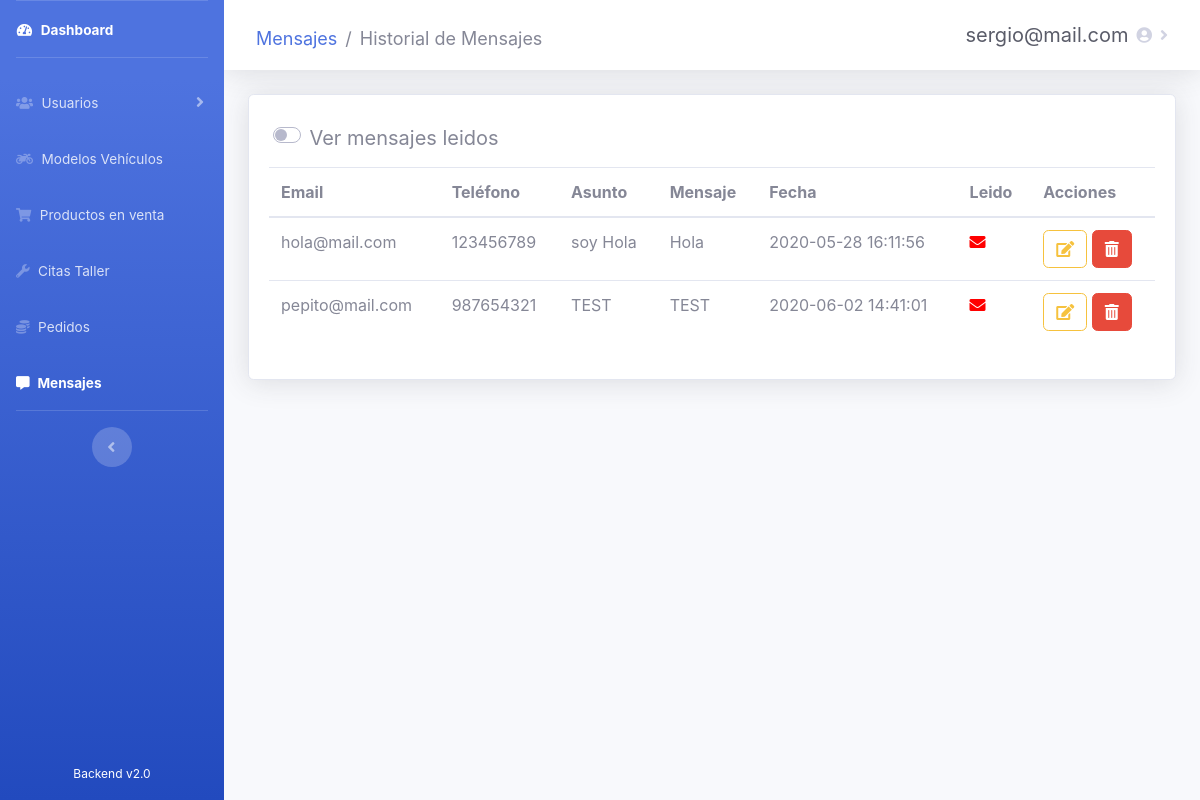
Page /admin/messages/mensajes.php (signed in) on the committed database.
### tables this page shows
CREATE TABLE `usuarios` (
  `id_usuario` int(10) NOT NULL,
  `email` varchar(20) NOT NULL,
  `password` varchar(60) DEFAULT NULL,
  `nombre` varchar(30) DEFAULT NULL,
  `apellidos` varchar(60) DEFAULT NULL,
  `direccion` varchar(100) DEFAULT NULL,
  `localidad` varchar(30) DEFAULT NULL,
  `provincia` int(10) DEFAULT NULL,
  `cp` int(5) DEFAULT NULL,
  `telefono` int(15) DEFAULT NULL,
  `is_admin` tinyint(1) DEFAULT 0,
  `registrado` tinyint(1) DEFAULT 1
);

CREATE TABLE `mensajes` (
  `id_mensaje` int(10) NOT NULL,
  `id_usuario` int(10) NOT NULL,
  `asunto` varchar(100) NOT NULL,
  `fecha` datetime NOT NULL,
  `mensaje` varchar(250) NOT NULL,
  `leido` tinyint(1) DEFAULT 0
);

### admin/messages/mensajes.php (the view, shortened to what this page needs)
<?php
require_once('../recursos/conexionBD.php');
if (!isset($_SESSION['usuario']) and $_SESSION['estado'] != 'Autenticado') {
    header('Location: ../administrar.php');
} else {
    $usuario = $_SESSION['usuario'];
}
?>
<!DOCTYPE html>
<html lang="es">
<head>
    <link rel="stylesheet" href="https://use.fontawesome.com/releases/v5.11.2/css/all.css">
    <link href="../../css/sidebar-admin.css" rel="stylesheet">
    <link rel="stylesheet" type="text/css" href="https://cdn.datatables.net/v/bs4/dt-1.10.21/b-1.6.2/r-2.2.4/datatables.min.css" />
</head>
<body id="page-top">
    <div id="wrapper">
        <ul class="navbar-nav bg-gradient-primary sidebar sidebar-dark accordion" id="accordionSidebar">
            <div class="navbar-nav" style="height: 95%">
                <li class="nav-item active">
                    <a class="nav-link" href="../dashboard.php">
                        <i class="fas fa-fw fa-tachometer-alt"></i>
                        <span>Dashboard</span>
                    </a>
                </li>
                <hr class="sidebar-divider">
                <li class="nav-item">
                    <a class="nav-link collapsed" href="#" data-toggle="collapse" data-target="#collapse3" aria-expanded="true" aria-controls="collapse3">
                        <i class="fas fa-users"></i>
                        <span>Usuarios</span>
                    </a>
                </li>
                <li class="nav-item">
                    <a class="nav-link" href="../vehicles/vehiculos.php">
                        <i class="fas fa-motorcycle"></i>
                        <span>Modelos Vehículos</span>
                    </a>
                </li>
                <li class="nav-item">
                    <a class="nav-link" href="../products/productos.php">
                        <i class="fas fa-shopping-cart"></i>
                        <span>Productos en venta</span>
                    </a>
                </li>
                <li class="nav-item">
                    <a class="nav-link" href="../tasks/citas.php">
                        <i class="fas fa-wrench"></i>
                        <span>Citas Taller</span>
                    </a>
                </li>
                <li class="nav-item">
                    <a class="nav-link" href="../sales/pedidos.php">
                        <i class="fas fa-coins"></i>
                        <span>Pedidos</span>
                    </a>
                </li>
                <li class="nav-item active">
                    <a class="nav-link" href="#">
                        <i class="fas fa-comment-alt"></i>
                        <span>Mensajes</span>
                    </a>
                </li>
                <hr class="sidebar-divider d-none d-md-block">
                <div class="text-center d-none d-md-inline">
                    <button class="rounded-circle border-0" id="sidebarToggle"></button>
                </div>
            </div>
            <div class="text-center">
                <div class="container">
                    <span style="color: white; font-size: 12px">Backend v2.0</span>
                </div>
            </div>
        </ul>
        <div id="content-wrapper" class="d-flex flex-column">
            <div id="content" style="max-height: 100%">
                <nav class="navbar navbar-expand navbar-light bg-white topbar mb-4 static-top shadow">
                    <nav aria-label="breadcrumb">
                        <ol class="breadcrumb">
                            <li class="breadcrumb-item"><a href="#"> Mensajes</a></li>
                            <li class="breadcrumb-item active" aria-current="page">Historial de Mensajes</li>
                        </ol>
                    </nav>
                    <ul class="navbar-nav ml-auto">
                        <li class="nav-item dropdown">
                            <a class="nav-link dropdown-toggle" href="#" id="usuarioDropdown" role="button" data-toggle="dropdown" aria-haspopup="true" aria-expanded="false">
                                <span class="mr-2 d-none d-lg-inline text-gray-800 medium" style="font-size: 20px"><?php print($usuario) ?></span>
                                <i class="fas fa-user-circle"></i>
                            </a>
                        </li>
                    </ul>
                </nav>
                <div class="container-fluid">
                    <div class="card shadow mb-4">
                        <div class="card-body">
                            <div class="custom-switch form-control-lg" style="margin-left: 0.5%; margin-bottom: 0.5%">
                                <label class="custom-control-label" for="verLeidos">Ver mensajes leidos</label>
                            </div>
                            <div class="table-responsive" id="mensajesPendientes">
                                <table class="table mensajes" cellspacing="0">
                                    <thead>
                                        <tr>
                                            <th>Email</th>
                                            <th>Teléfono</th>
                                            <th>Asunto</th>
                                            <th>Mensaje</th>
                                            <th>Fecha</th>
                                            <th>Leido</th>
                                            <th>Acciones</th>
                                        </tr>
                                    </thead>
                                    <tbody>
                                        <?php
                                        $consulta = "SELECT * FROM mensajes WHERE leido = 0";
                                        $result = mysqli_query($conexion, $consulta);
                                        while ($fila = mysqli_fetch_array($result)) { ?>
                                            <tr>
                                                <td><?php $consulta2 = "SELECT usuarios.email FROM mensajes
                                                  INNER JOIN usuarios ON mensajes.id_usuario = usuarios.id_usuario
                                                  WHERE mensajes.id_mensaje = $fila[id_mensaje]";
                                                    $result2 = mysqli_query($conexion, $consulta2);
                                                    while ($fila2 = mysqli_fetch_array($result2)) {
                                                        echo $fila2["email"];
                                                    } ?></td>
                                                <td><?php $consulta3 = "SELECT usuarios.telefono FROM mensajes
                                                  INNER JOIN usuarios ON mensajes.id_usuario = usuarios.id_usuario
                                                  WHERE mensajes.id_mensaje = $fila[id_mensaje]";
                                                    $result3 = mysqli_query($conexion, $consulta3);
                                                    while ($fila3 = mysqli_fetch_array($result3)) {
                                                        echo $fila3["telefono"];
                                                    } ?></td>
                                                <td><?php echo $fila['asunto']; ?></td>
                                                <td><?php echo $fila['mensaje']; ?></td>
                                                <td><?php echo $fila['fecha']; ?></td>
                                                <td><?php echo "<span class='fas fa-envelope' title='Sin abrir' style='color:red'></span>"; ?></td>
                                                <td>
                                                    <a class="btn btn-outline-warning noFocus" href="#" title="Cambiar estado de mensaje" onclick="cambiarEstadoMensaje('<?php echo $fila["id_mensaje"]; ?>');"><i class='fas fa-edit'></i></a>
                                                    <a class="btn btn-danger noFocus" href="#" title="Borrar mensaje" style="cursor: pointer" onclick="borrarMensaje('<?php echo $fila["id_mensaje"]; ?>');"><i class="fas fa-trash-alt" style="color: white"></i></a>
                                                </td>
                                            </tr>
                                        <?php }; ?>
                                    </tbody>
                                </table>
                            </div>
                        </div>
                    </div>
                </div>
            </div>
        </div>
    </div>
</body>
</html>

### rows in the picture
mensajes: asunto "soy Hola", mensaje "Hola", fecha "2020-05-28 16:11:56"
usuarios: email "hola@mail.com", telefono "123456789"
mensajes: asunto "TEST", mensaje "TEST", fecha "2020-06-02 14:41:01"
usuarios: email "pepito@mail.com", telefono "987654321"

### other values in the picture
$usuario "sergio@mail.com"
